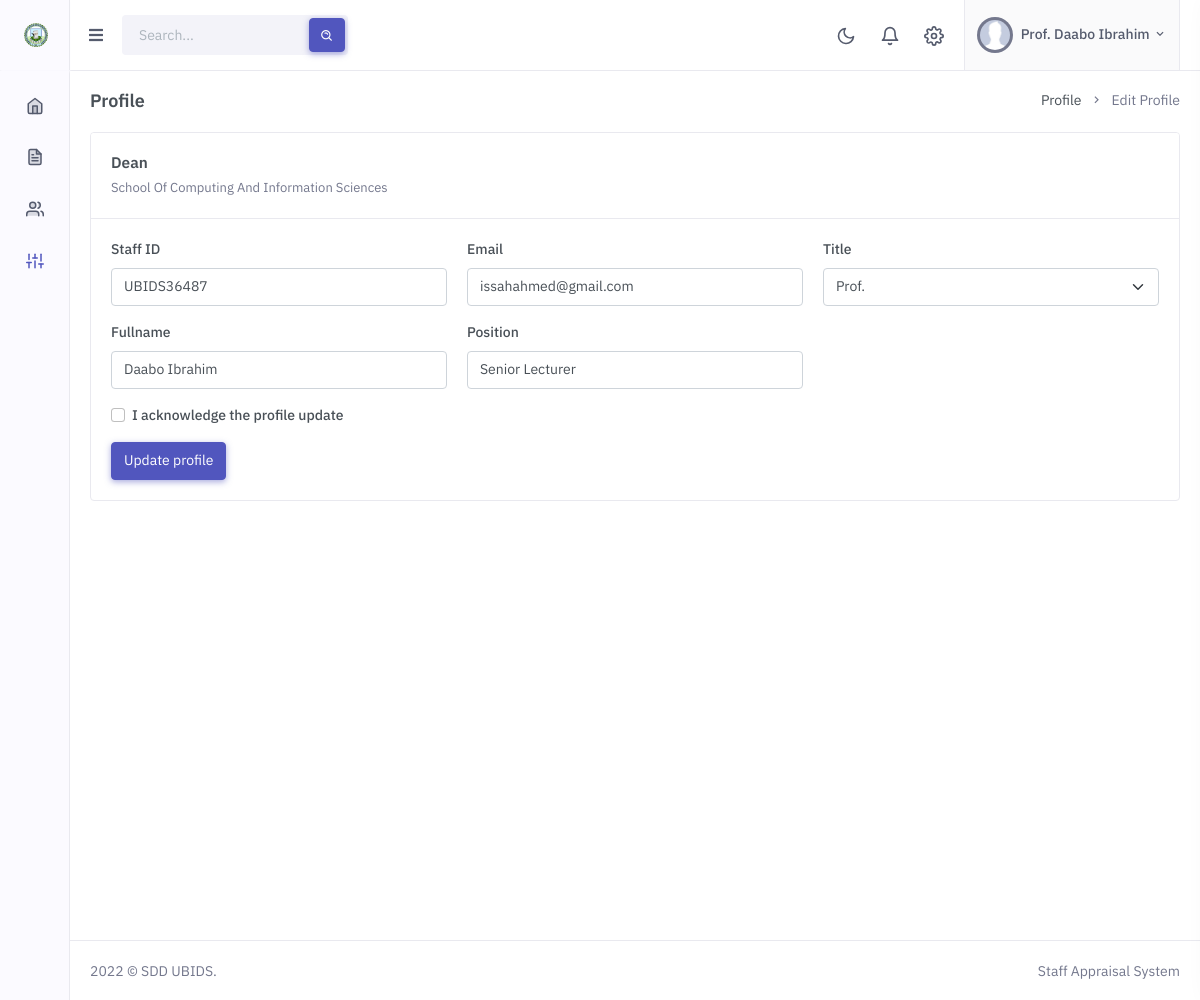
The page /staff/profile.php (signed in) on the database as committed earlier.
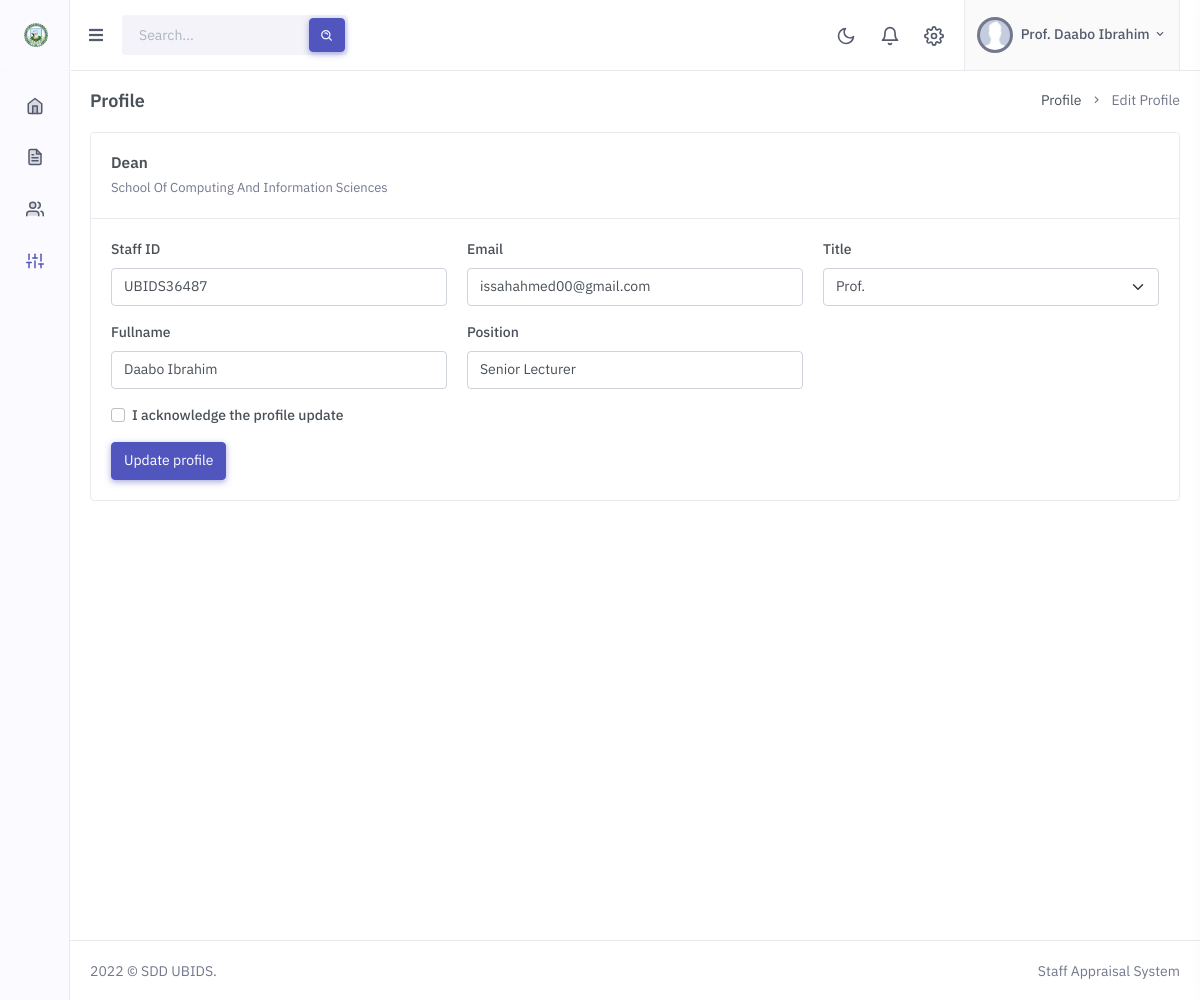
The same page on the database as committed later.
### tables this page shows
CREATE TABLE `staff` (
  `staff_id` int(11) NOT NULL,
  `staff_id_no` varchar(50) NOT NULL,
  `title` varchar(10) NOT NULL,
  `staff_name` varchar(50) NOT NULL,
  `sch_fac_dept_id` int(11) NOT NULL,
  `role` varchar(50) NOT NULL,
  `position` varchar(60) NOT NULL,
  `email` varchar(255) NOT NULL
);

### dbh/db_functions.php (called while the page is built, shortened)
<?php
function select_all_where($table_name, $where_field, $where_keyword) {
    global $pdo;
    $sql = "SELECT * FROM $table_name WHERE $where_field = ?";
    $stmt = $pdo->prepare($sql);
    $stmt->execute([$where_keyword]);
    $result = $stmt->fetchAll();
    return $result;
}

### staff/profile.php (the view, shortened to what the changed rows need)
<!doctype html>
<html lang="en">
    <head>
        <link rel="stylesheet" href="../assets/css/preloader.min.css" type="text/css" />
        <link href="../assets/css/bootstrap.min.css" id="bootstrap-style" rel="stylesheet" type="text/css" />
        <link href="../assets/css/icons.min.css" rel="stylesheet" type="text/css" />
        <link href="../assets/css/app.min.css" id="app-style" rel="stylesheet" type="text/css" />
    </head>
    <body>
        <?php
            include "includes/header.inc.php";
            $staff = select_all_where("staff", "staff_id", $_SESSION['appraisal_staff_id']);
            if(count($staff) > 0) {
                $staff_id_no = $staff[0]["staff_id_no"];
                $email = $staff[0]["email"];
                $title = $staff[0]["title"];
                $staff_name = $staff[0]["staff_name"];
                $position = $staff[0]["position"];
            }
            else {
                echo "<script>
                        alert('Error... Could not find profile details');
                        history.back();
                      </script>";
            }
        ?>
                <div class="page-content">
                    <div class="container-fluid">
                        <div class="row">
                            <div class="col-lg-12">
                                <div class="card">
                                    <div class="card-body">
                                        <div>
                                            <form action="controls/profile.php"  method="post">
                                                <div class="row">
                                                    <div class="col-xl-4 col-md-6">
                                                        <div class="form-group mb-3">
                                                            <label>Staff ID</label>
                                                            <input type="text" name="staff_id_no" required data-pristine-required-message="Please Enter Staff ID" class="form-control" value="<?php echo isset($_GET['staff_id_no']) ? $_GET['staff_id_no'] : $staff_id_no; ?>"/>
                                                        </div>
                                                    </div>
                                                    <div class="col-xl-4 col-md-6">
                                                        <div class="form-group mb-3">
                                                            <label>Email</label>
                                                            <input type="email" name="email" required data-pristine-required-message="Please Enter an Email" class="form-control" value="<?php echo isset($_GET['email']) ? $_GET['email'] : $email; ?>" validate/>
                                                        </div>
                                                    </div>
                                                    <div class="col-xl-4 col-md-6">
                                                        <div class="form-group mb-3">
                                                            <label>Title</label>
                                                            <select name="title" required class="form-control form-select">
                                                                <option value="Prof." <?php if(isset($_GET['title']) && $_GET['title'] == 'Prof.') {echo 'selected';} else {if($title == 'Prof.') {echo 'selected';}} ?>>Prof.</option>
                                                            </select>
                                                        </div>
                                                    </div>
                                                    <div class="col-xl-4 col-md-6">
                                                        <div class="form-group mb-3">
                                                            <label>Fullname</label>
                                                            <input type="text" name="staff_name" required data-pristine-required-message="Please Enter a fullname" class="form-control" value="<?php echo isset($_GET['staff_name']) ? $_GET['staff_name'] : $staff_name; ?>"/>
                                                        </div>
                                                    </div>
                                                    <div class="col-xl-4 col-md-6">
                                                        <div class="form-group mb-3">
                                                            <label>Position</label>
                                                            <input type="text" name="position" required data-pristine-required-message="Please Enter Position" class="form-control" value="<?php echo isset($_GET['position']) ? $_GET['position'] : $position; ?>"/>
                                                        </div>
                                                    </div>
                                                </div>
                                            </form>
                                        </div>
                                    </div>
                                </div>
                            </div>
                        </div>
                    </div>
                </div>
        <?php include "includes/footer.inc.php"; ?>
    </body>
</html>

Rows that differ between the two databases and show on the page:
changed staff "UBIDS36487": email "issahahmed@gmail.com" → "issahahmed00@gmail.com"
